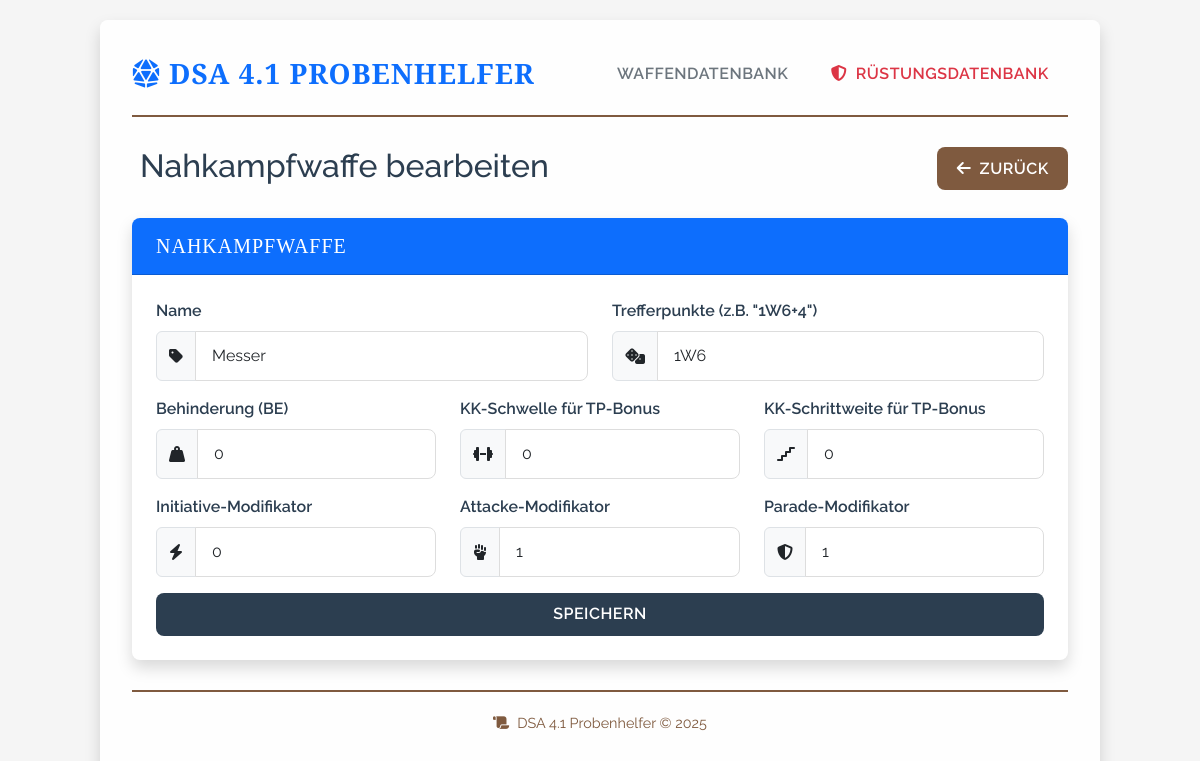
The app's page /weapon/melee/1/edit with its own data.
### app.py (models this page shows)
class Weapon(db.Model):
    __abstract__ = True
    id = db.Column(db.Integer, primary_key=True)
    name = db.Column(db.String(100), nullable=False)

class MeleeWeapon(Weapon):
    __tablename__ = 'melee_weapon'
    be = db.Column(db.Integer, default=0)  # Behinderung
    tp = db.Column(db.String(20), nullable=False)  # z.B. "1W6+4"
    tp_kk_schwelle = db.Column(db.Integer, default=0)  # Ab welcher KK gibt es Bonus
    tp_kk_schritt = db.Column(db.Integer, default=0)  # Nach wie vielen Punkten über der Schwelle +1 TP
    ini_mod = db.Column(db.Integer, default=0)  # Initiative-Modifikator
    at_mod = db.Column(db.Integer, default=0)  # Attacke-Modifikator
    pa_mod = db.Column(db.Integer, default=0)  # Parade-Modifikator
    character_links = db.relationship('CharacterMeleeWeapon', backref='weapon', lazy=True, cascade="all, delete-orphan")

### app.py (the view, shortened to what this page needs)
@app.route('/weapon/melee/<int:weapon_id>/edit', methods=['GET', 'POST'])
def edit_melee_weapon(weapon_id):
    weapon = db.session.get(MeleeWeapon, weapon_id)
    if weapon is None:
        abort(404)
    form = MeleeWeaponForm(obj=weapon)
    return render_template('melee_weapon_form.html', form=form, title='Nahkampfwaffe bearbeiten')

### app.py
class MeleeWeaponForm(FlaskForm):
    name = StringField('Name', validators=[DataRequired()])
    be = IntegerField('Behinderung (BE)', validators=[NumberRange(min=0)], default=0)
    tp = StringField('Trefferpunkte (z.B. "1W6+4")', validators=[DataRequired()])
    tp_kk_schwelle = IntegerField('KK-Schwelle für TP-Bonus', validators=[NumberRange(min=0)], default=0)
    tp_kk_schritt = IntegerField('KK-Schrittweite für TP-Bonus', validators=[NumberRange(min=0)], default=0)
    ini_mod = IntegerField('Initiative-Modifikator', default=0)
    at_mod = IntegerField('Attacke-Modifikator', default=0)
    pa_mod = IntegerField('Parade-Modifikator', default=0)
    submit = SubmitField('Speichern')

### templates/melee_weapon_form.html (shortened to what this page needs)
{% extends "layout.html" %}
{% block content %}
<div class="row mb-4">
  <div class="col">
    <h2>{{ title }}</h2>
  </div>
  <div class="col text-end">
    <a href="{{ url_for('all_weapons') }}" class="btn btn-secondary">
      <i class="fas fa-arrow-left me-1"></i> Zurück
    </a>
  </div>
</div>
<form method="POST">
  <div class="card mb-4">
    <div class="card-header bg-primary text-white">
      <h5 class="mb-0">Nahkampfwaffe</h5>
    </div>
    <div class="card-body">
      <div class="row mb-3">
        <div class="col-md-6">
          <div class="form-group">
            {{ form.name.label(class="form-label") }}
            <div class="input-group">
              <span class="input-group-text"><i class="fas fa-tag"></i></span>
              {{ form.name(class="form-control") }}
            </div>
          </div>
        </div>
        <div class="col-md-6">
          <div class="form-group">
            {{ form.tp.label(class="form-label") }}
            <div class="input-group">
              <span class="input-group-text"><i class="fas fa-dice"></i></span>
              {{ form.tp(class="form-control") }}
            </div>
          </div>
        </div>
      </div>
      <div class="row mb-3">
        <div class="col-md-4">
          <div class="form-group">
            {{ form.be.label(class="form-label") }}
            <div class="input-group">
              <span class="input-group-text"><i class="fas fa-weight-hanging"></i></span>
              {{ form.be(class="form-control") }}
            </div>
          </div>
        </div>
        <div class="col-md-4">
          <div class="form-group">
            {{ form.tp_kk_schwelle.label(class="form-label") }}
            <div class="input-group">
              <span class="input-group-text"><i class="fas fa-dumbbell"></i></span>
              {{ form.tp_kk_schwelle(class="form-control") }}
            </div>
          </div>
        </div>
        <div class="col-md-4">
          <div class="form-group">
            {{ form.tp_kk_schritt.label(class="form-label") }}
            <div class="input-group">
              <span class="input-group-text"><i class="fas fa-stairs"></i></span>
              {{ form.tp_kk_schritt(class="form-control") }}
            </div>
          </div>
        </div>
      </div>
      <div class="row mb-3">
        <div class="col-md-4">
          <div class="form-group">
            {{ form.ini_mod.label(class="form-label") }}
            <div class="input-group">
              <span class="input-group-text"><i class="fas fa-bolt"></i></span>
              {{ form.ini_mod(class="form-control") }}
            </div>
          </div>
        </div>
        <div class="col-md-4">
          <div class="form-group">
            {{ form.at_mod.label(class="form-label") }}
            <div class="input-group">
              <span class="input-group-text"><i class="fas fa-fist-raised"></i></span>
              {{ form.at_mod(class="form-control") }}
            </div>
          </div>
        </div>
        <div class="col-md-4">
          <div class="form-group">
            {{ form.pa_mod.label(class="form-label") }}
            <div class="input-group">
              <span class="input-group-text"><i class="fas fa-shield-alt"></i></span>
              {{ form.pa_mod(class="form-control") }}
            </div>
          </div>
        </div>
      </div>
      <div class="d-grid gap-2">
        {{ form.submit(class="btn btn-primary") }}
      </div>
    </div>
  </div>
</form>
{% endblock %}

### templates/layout.html (style rules this page uses)
:root { --primary-color: #2c3e50; --secondary-color: #7f5a3f; --accent-color: #c0392b; --success-color: #27ae60; --danger-color: #c0392b; --info-color: #3498db; --dark-color: #1a1a1a; --light-color: #f8f9fa; --border-radius: 0.5rem; --card-shadow: 0 0.5rem 1rem rgba(0, 0, 0, 0.15); --transition-speed: 0.3s; }
body { font-family: 'Raleway', sans-serif; color: var(--primary-color); background-color: #f5f5f5; background-image: url('https://www.transparenttextures.com/patterns/parchment.png'); padding-top: 20px; padding-bottom: 20px; }
.btn { transition: all var(--transition-speed); border-radius: var(--border-radius); font-weight: 600; text-transform: uppercase; letter-spacing: 0.5px; padding: 0.6rem 1.2rem; border: none; }
.btn-primary { background-color: var(--primary-color); }
.btn-secondary { background-color: var(--secondary-color); }
.card { border: none; border-radius: var(--border-radius); overflow: hidden; box-shadow: var(--card-shadow); transition: all var(--transition-speed); margin-bottom: 1.5rem; }
.card-header { background-color: var(--primary-color); color: white; font-family: 'Cinzel', serif; font-weight: 700; text-transform: uppercase; letter-spacing: 1px; padding: 1rem 1.5rem; }
.card-body { padding: 1.5rem; }
.form-control, .form-select { border-radius: var(--border-radius); padding: 0.75rem 1rem; border: 1px solid #ddd; transition: all var(--transition-speed); }
.form-label { font-weight: 600; color: var(--primary-color); margin-bottom: 0.5rem; }

### records on screen
MeleeWeapon: name "Messer", tp "1W6", be "0", tp_kk_schwelle "0", tp_kk_schritt "0", ini_mod "0", at_mod "1", pa_mod "1"

### other values on screen
{{ title }} "Nahkampfwaffe bearbeiten"
